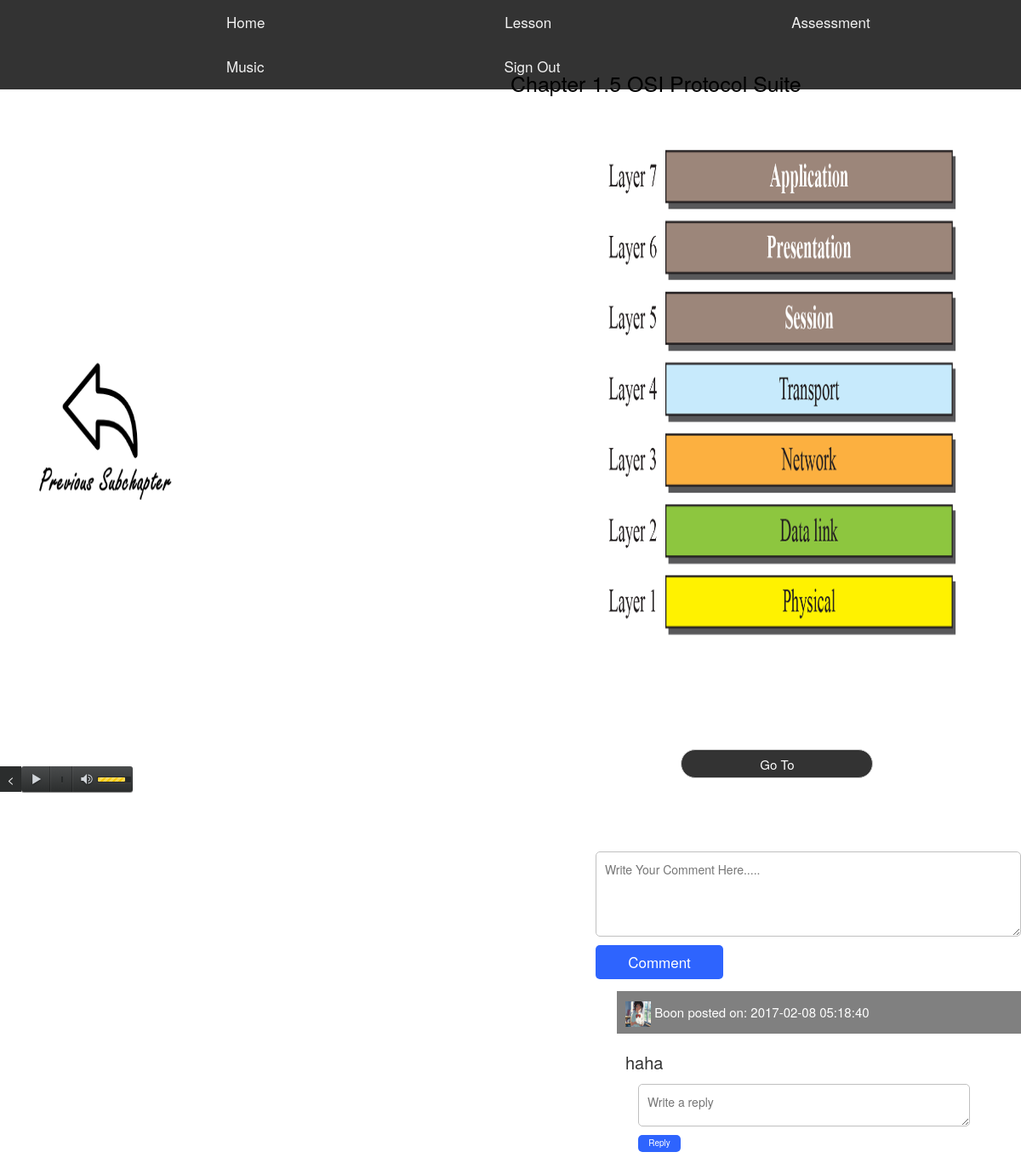
The app's page /dcn_1.5.php (signed in) with its own data.
### tables this page shows
CREATE TABLE `comments` (
  `id` int(11) NOT NULL,
  `name` text NOT NULL,
  `comment` text NOT NULL,
  `post_time` timestamp NOT NULL DEFAULT CURRENT_TIMESTAMP,
  `page` text NOT NULL
);

### dcn_1.5.php (the view, shortened to what this page needs)
<html>
  <head>
	   <link rel="stylesheet" href="css/mainpagecss.css" >
	  <link rel="stylesheet" href="css/dcn_1.0.css" >
	   <link  rel="stylesheet" href="css/bootstrap.min.css"/>
	     <link  rel="stylesheet" href="css/teacher.css"/>
	<link rel="stylesheet" href="http://localhost:81/freichat/client/jquery/freichat_themes/freichatcss.php" type="text/css">
	<link type="text/css" href="assets/css/themicons.css" rel="stylesheet" media="all">
	<link type="text/css" href="assets/css/style.css" rel="stylesheet" media="all">
</head>
<body>
<?php
if (isset($_SESSION['user'])){
?>
 <ul class="aa">
  <li><a href="index.php">Home</a></li>
  <?php
                        $sub = mysql_query("SELECT * FROM stud_prog WHERE UserID ='{$_SESSION['ID']}'");
                        $subj = mysql_fetch_array($sub);
 if($subj['selected_subj'] == ""){ ?>
<li><a href="selectlesson.php">Lesson</a></li>
<?php } else { ?>
	 <li><a href="selectchapter.php">Lesson</a></li>
                               <?php }
                                ?>
   <li><a href="assess.php?a=1">Assessment</a></li>
    <li><a href="musicshop.php">Music</a></li>
  <li><a href="Logout.php">Sign Out</a></li>
</ul>
<div id="one" class="content">
<div class="prevpg">
<a href="dcn_1.4.php"><img src="pictures/prev.png" width="200" height="200"></a>
</div>
<div id="page">
<p style="font-size:25px;position:absolute;top:-20;left:550;"> Chapter 1.5 OSI Protocol Suite</p>
<img src="pictures/dcn1.5/osi.png" width="450" height="600" style="position:absolute; top:60;left:650;">
</div>
</div>
<div id="page" class="page">
    Page <a href="one.html">1</a> -
    <a href="two.html">2</a> -
</div>
<div class="cmt" style="left:910"> <a href="#comment"> Discussions</a> </div>
<div class="chselect">
<select id="gray" class="form-control" onchange="this.options[this.selectedIndex].value && (window.location = this.options[this.selectedIndex].value);">
    <option selected="selected" value="">Go To</option>
</select></div>
<div class="lol" id="comment">
<form action='post_comment.php' method='post'>
<textarea id="comment" name="comment" placeholder="Write Your Comment Here....."></textarea>
<br>
<input type="submit" class="commentbutton" value="Comment">
</form>
<div align="center" id="all_comments">
	<?php
   include_once 'dbConfig.php';
    $comm = $connect->query("select * from comments where page = '{$_SERVER['REQUEST_URI']}' order by post_time desc limit 5");
    while($row=$comm->fetch_array(MYSQLI_ASSOC))
    {
        $name=$row['name'];
        $comment=$row['comment'];
        $time=$row['post_time'];
		           $cp = mysql_query("SELECT * FROM logins WHERE Username ='{$name}'");
                        $cpic = mysql_fetch_array($cp);
        ?>
        <div class="comment_div">
            <p class="name"><?php if($cpic['image'] == ""){
                                        echo "<img width='30' height='30' src='pictures/default.png' alt='Default Profile Pic'>";
                                } else {
                                        echo "<img width='30' height='30' src='pictures/".$cpic['image']."' alt='Profile Pic'>";
                                }
                                ?> <?php echo $name;?> posted on: <?php echo $time;?></p>
            <p class="comment"><?php echo $comment;?></p>
        </div>
		<div class="kappa1">
		<div>
<form action="post_reply.php" method="post">
<textarea style="width:390px;height:50px" id="reply" name="reply" placeholder="Write a reply"></textarea><br />
<input type="submit" class="replybutton" value=" Reply "/>
</form>
</div>
		</div>
        <?php
    }
    ?>
</div>
</div>
<button class="tgl"><</button>
	<div class="playerlocation" id="playerlocation" >
			<div class="demo-player">
				<div id="jp_container_1" class="jp-audio" role="application" aria-label="media player">
					<div class="jp-interface">
						<div class="jp-button jp-playpause-button">
							<button class="jp-play" role="button" tabindex="0">play</button>
						</div>
						<div class="jp-time-rail">
							<div class="jp-progress">
							</div>
						</div>
						<div class="jp-button jp-volume-button">
							<button class="jp-mute" role="button" tabindex="0">max volume</button>
						</div>
						<div class="jp-volume-bar">
							<div class="jp-volume-bar-value"></div>
						</div>
					</div>
				</div>
			</div>
	</div>
<?php
}
else{
echo '<script>alert("Please login!"); window.location= "mainlogin.html";</script>';
}
?>
</body>

### css/mainpagecss.css (style rules this page uses)
.content { font-size: 35px; position: absolute; top: 150; left: 50; width: 100%; height: 100%; color:black; }
ul.aa { list-style-type: none; margin: 0; padding: 0; overflow: hidden; background-color: #333; }
ul.aa li a { display: inline-block; color: #f2f2f2; text-align: center; padding: 14px 16px; text-decoration: none; transition: 0.3s; font-size: 17px; }
ul.aa li { float: left; margin-left:250px; }
div.playerlocation { position: fixed; top: 900; left:5; }
button.tgl { width:25px; background-color: #2b2d2d; border:0; color:white; height: 30px; position: fixed; top: 900px; left: 0; }

### css/dcn_1.0.css (style rules this page uses)
html { background: url(../pictures/lesson.png) no-repeat center center fixed; -webkit-background-size: cover; -moz-background-size: cover; -o-background-size: cover; background-size: cover; }
a:link { color:white; }
div.chselect { position: absolute; top: 880; left: 800; }
div.prevpg { position:absolute; left:-30; top:300; }
#gray { background-color:#333; color: white; font-size:15px; text-align:center; -webkit-appearance: none; -moz-appearance: none; text-indent: 1px; text-overflow: ''; border-radius: 20px; }
div.page { font-size: 20px; position: absolute; top: 850; left: 800; color:white; }
div.content { display: none; position: absolute; top: 100; }
div.cmt { font-size: 20px; position: absolute; top: 850; left: 910; }
div.lol { position:absolute; top: 1000px; left: 700; }
div.kappa1 { width:500px; background-color:transparent; margin-top:-10px; margin-left:50px; text-align:left; }
textarea { width:500px; height:100px; border:1px solid silver; border-radius:5px; font-size:17px; padding:10px; font-family:helvetica; }
.commentbutton { width:150px; height:40px; border:none; background-color:#2E64FE; color:white; margin-top:10px; border-radius:5px; font-size:17px; }
.comment_div { width:500px; background-color:white; margin-top:10px; text-align:left; }
.comment_div .name { height:50px; line-height:30px; padding:10px; background-color:grey; color:white; text-align:left; font-size: 15px; }
.comment_div .comment { padding:10px; font-size: 20px; }
.replybutton { width:50px; height:20px; border:none; background-color:#2E64FE; color:white; margin-top:10px; border-radius:5px; font-size:10px; }

### records on screen
comments: logins.image (picture), name "Boon", post_time "2017-02-08 05:18:40", comment "haha"
